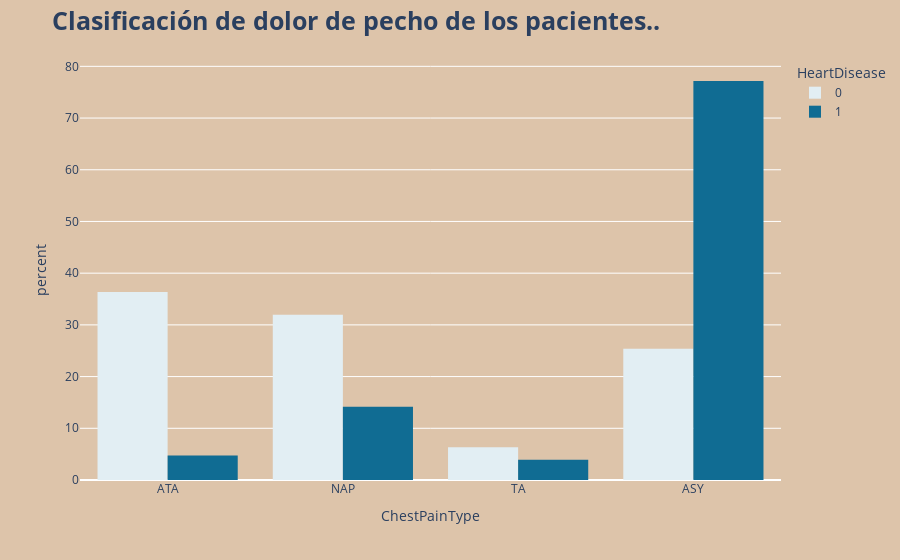

Source (notebook cell):
### Code cell
fig = px.histogram ( df, x ='ChestPainType' , color = 'HeartDisease' , histnorm = 'percent' , barmode = 'group' ,
                    color_discrete_sequence = ['#E2EEF3','#106C93'],
                   )
fig.update_layout(title='<b> Clasificación de dolor de pecho de los pacientes.. <b>' , title_font = {'size' : 25},
                  paper_bgcolor='#DDC4AA',
                 plot_bgcolor='#DDC4AA',
                 showlegend=True)
fig.show()

### Figure 1 — Plotly figure (JSON) as saved in the notebook; plotly's stock layout.template omitted (floating-point values rounded to 4 significant figures; data arrays with more than 128 entries replaced by an {"elided": "..."} marker saying what was removed)
{"data": [{"alignmentgroup": "True", "bingroup": "x", "histnorm": "percent", "hovertemplate": "HeartDisease=0<br>ChestPainType=%{x}<br>percent=%{y}<extra></extra>", "legendgroup": "0", "marker": {"color": "#E2EEF3", "pattern": {"shape": ""}}, "name": "0", "offsetgroup": "0", "orientation": "v", "showlegend": true, "type": "histogram", "x": {"elided": "410 str values"}, "xaxis": "x", "yaxis": "y"}, {"alignmentgroup": "True", "bingroup": "x", "histnorm": "percent", "hovertemplate": "HeartDisease=1<br>ChestPainType=%{x}<br>percent=%{y}<extra></extra>", "legendgroup": "1", "marker": {"color": "#106C93", "pattern": {"shape": ""}}, "name": "1", "offsetgroup": "1", "orientation": "v", "showlegend": true, "type": "histogram", "x": {"elided": "508 str values"}, "xaxis": "x", "yaxis": "y"}], "layout": {"autosize": true, "barmode": "group", "legend": {"title": {"text": "HeartDisease"}, "tracegroupgap": 0}, "margin": {"t": 60}, "paper_bgcolor": "#DDC4AA", "plot_bgcolor": "#DDC4AA", "showlegend": true, "title": {"font": {"size": 25}, "text": "<b> Clasificación de dolor de pecho de los pacientes.. <b>"}, "xaxis": {"anchor": "y", "autorange": true, "domain": [0, 1], "range": [-0.5, 3.5], "title": {"text": "ChestPainType"}, "type": "category"}, "yaxis": {"anchor": "x", "autorange": true, "domain": [0, 1], "range": [0, 81.23], "title": {"text": "percent"}}}}
